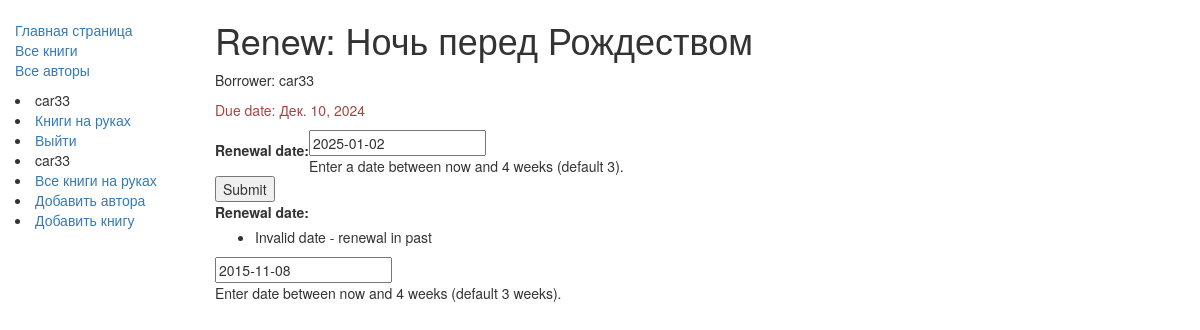
Screenshot of /catalog/book/5ec4af5b-a88c-41b7-8736-c8a718f71bb0/renew/ (signed in) with the database file from the repository.
### catalog/models.py (models this page shows, shortened)
class BookInstance(models.Model):
    id = models.UUIDField(primary_key=True, default=uuid.uuid4,
                          help_text="Unique ID for this particular book across whole library")
    book = models.ForeignKey('Book', on_delete=models.SET_NULL, null=True)
    imprint = models.CharField(max_length=200)
    due_back = models.DateField(null=True, blank=True)
    borrower = models.ForeignKey(User, on_delete=models.SET_NULL, null=True, blank=True)
    LOAN_STATUS = (
        ('m', 'Maintenance'),
        ('o', 'On loan'),
        ('a', 'Available'),
        ('r', 'Reserved'),
    )
    status = models.CharField(max_length=1, choices=LOAN_STATUS, blank=True, default='m',
                              help_text='Book availability')
    class Meta:
        ordering = ["due_back"]
        permissions = (("can_mark_returned", "Set book as returned"),)
    @property
    def is_overdue(self):
        if self.due_back and date.today() > self.due_back:
            return True
        return False

class Book(models.Model):
    title = models.CharField(max_length=200)
    author = models.ForeignKey('Author', on_delete=models.SET_NULL, null=True)
    summary = models.TextField(max_length=1000, help_text="Enter a brief description of the book")
    isbn = models.CharField('ISBN',max_length=13, help_text='13 Character <a href="https://www.isbn-international.org/content/what-isbn">ISBN number</a>')
    genre = models.ManyToManyField(Genre, help_text="Select a genre for this book")
    def display_genre(self):
        return ', '.join([genre.name for genre in self.genre.all()[:3]])
    display_genre.short_description = 'Genre'

### catalog/views.py (the view)
# urls.py: re_path(r'^book/(?P<pk>[-\w]+)/renew/$', views.renew_book_librarian, name='renew-book-librarian'),
@permission_required('catalog.can_mark_returned')
def renew_book_librarian(request, pk):
    book_inst = get_object_or_404(BookInstance, pk=pk)
    if request.method == 'POST':
        form = RenewBookForm(request.POST)
        if form.is_valid():
            book_inst.due_back = form.cleaned_data['renewal_date']
            book_inst.save()
            return HttpResponseRedirect(reverse('/') )
    else:
        proposed_renewal_date = datetime.date.today() + datetime.timedelta(weeks=3)
        form = RenewBookForm(initial={'renewal_date': proposed_renewal_date,})
    return render(request, 'catalog/book_renew_librarian.html', {'form': form, 'bookinst':book_inst})

### catalog/forms.py (shortened to what this page needs)
class RenewBookForm(forms.Form):
    renewal_date = forms.DateField(help_text="Enter a date between now and 4 weeks (default 3).")

### catalog/templates/catalog/book_renew_librarian.html (shortened to what this page needs)
{% extends "base_generic.html" %}
{% block content %}
    <h1>Renew: {{bookinst.book.title}}</h1>
    <p>Borrower: {{bookinst.borrower}}</p>
    <p{% if bookinst.is_overdue %} class="text-danger"{% endif %}>Due date: {{bookinst.due_back}}</p>
    <form action="" method="post">
        <table>
        {{ form }}
        </table>
        <input type="submit" value="Submit" />
    </form>
    <tr>
  <th><label for="id_renewal_date">Renewal date:</label></th>
  <td>
    <ul class="errorlist">
      <li>Invalid date - renewal in past</li>
    </ul>
    <input
      id="id_renewal_date"
      name="renewal_date"
      type="text"
      value="2015-11-08"
      required />
    <br />
    <span class="helptext"
      >Enter date between now and 4 weeks (default 3 weeks).</span
    >
  </td>
</tr>
{% endblock %}

### catalog/templates/base_generic.html (shortened to what this page needs)
<!doctype html>
<html lang="en">
  <head>
    <link rel="stylesheet" href="https://maxcdn.bootstrapcdn.com/bootstrap/3.3.7/css/bootstrap.min.css" />
    {% load static %}
    <link rel="stylesheet" href="{% static 'css/styles.css' %}" />
  </head>
  <body>
    <div class="container-fluid">
      <div class="row">
        <div class="col-sm-2">
          {% block sidebar %}
            <ul class="sidebar-nav">
              <li><a href="{% url 'index' %}">Главная страница</a></li>
              <li><a href="{% url 'books' %}">Все книги</a></li>
              <li><a href="{% url 'authors' %}">Все авторы</a></li>
            </ul>
          {% endblock %}
        {% if user.is_authenticated %}
            <li>{{ user.get_username }}</li>
            <li><a href="{% url 'my-borrowed' %}">Книги на руках</a></li>
            <li><a href="{% url 'logout'%}?next={{request.path}}">Выйти</a></li>
        {% else %}
        <li><a href="{% url 'login'%}?next={{request.path}}">Войти</a></li>
       {% endif %}
        {% if perms.catalog.can_mark_returned %}
          <li>{{ user.get_username }}</li>
          <li><a href="{% url 'all-borrowed' %}">Все книги на руках</a></li>
          <li><a href="{% url 'author_create' %}">Добавить автора</a></li>
          <li><a href="{% url 'book_create' %}">Добавить книгу</a></li>
        {% endif %}
        </div>
          <div class="col-sm-10 ">
              {% block content %}{% endblock %}
          </div>
      </div>
    </div>
  </body>
</html>

### catalog/static/css/styles.css (style rules this page uses)
.sidebar-nav { margin-top: 20px; padding: 0; list-style: none; }

### rows the page displays
BookInstance: book "Ночь перед Рождеством", borrower "car33", due_back "Дек. 10, 2024"

### other values shown
{{ user.get_username }} "car33"
